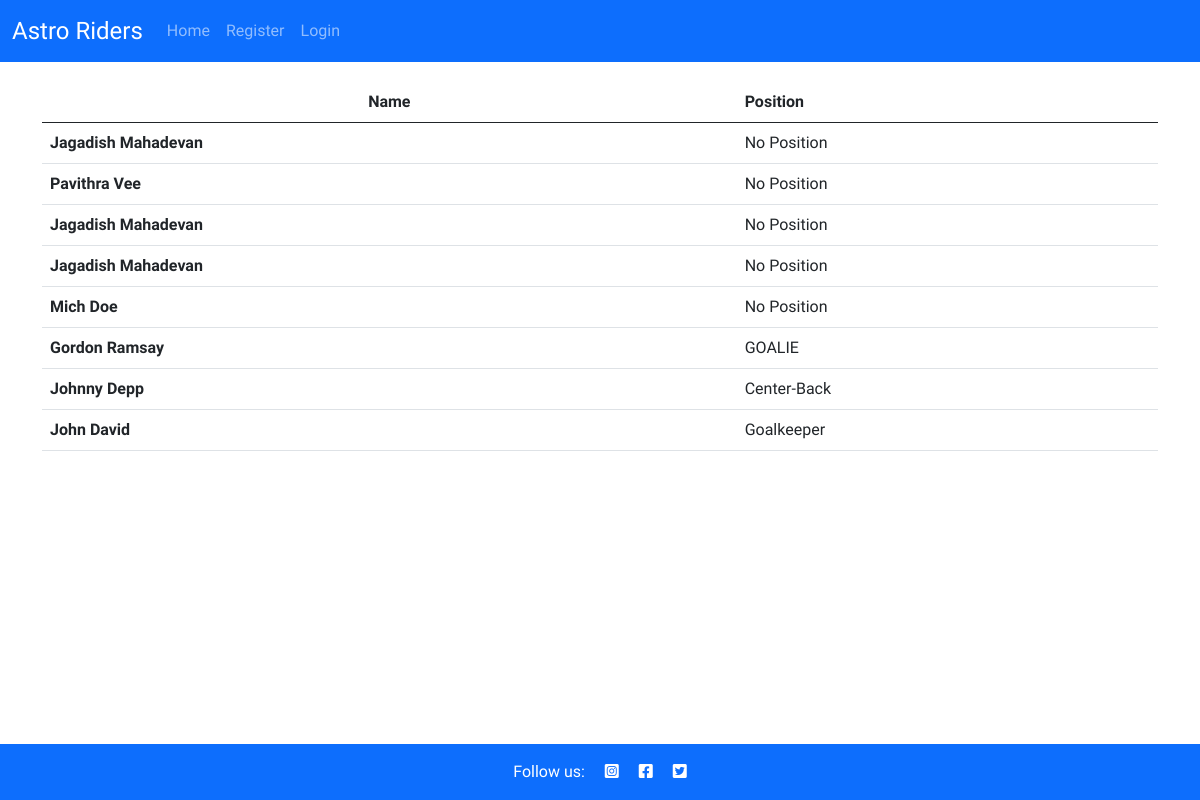
Page /member/ on the committed database.
### club/models.py (models this page shows, shortened)
class Member(models.Model):
    first_name = models.CharField(max_length=50, null=False, blank=False)
    last_name = models.CharField(max_length=50, null=False, blank=False)
    email = models.CharField(max_length=50, null=False, blank=False)
    phone_number = models.CharField(max_length=12)
    position = models.CharField(max_length=15, null=True, blank=True)
    user = models.OneToOneField(
        User, on_delete=models.CASCADE, primary_key=True
        )

### club/views.py (the view)
# urls.py: path('member/', get_member, name='member-page'),
def get_member(request):
    members = Member.objects.all()
    context = {
        'members': members
    }
    return render(request, 'member/member.html', context)

### club/templates/member/member.html
{% extends "base.html" %}
{% load static %}
{% block content %}
  <div class="event-schedule-area-two" style="margin-top: 20px;">
    <div class="container container-custom">
        <div class="row">
            <div class="col-lg-12">
                <div class="tab-content" id="myTabContent">
                    <div class="tab-pane fade active show" id="home" role="tabpanel">
                        <div class="table-responsive">
                            <table class="table">
                                <thead>
                                    <tr>
                                        <th class="text-center" scope="col">Name</th>
                                        <th scope="col">Position</th>
                                    </tr>
                                </thead>
                                <tbody>
                                    {% for member in members %}
                                    <tr class="inner-box">
                                        <th scope="row">
                                            <span>{{ member.first_name  }} {{ member.last_name }}</span>
                                        </th>
                                        <td>
                                            {% if member.position %}
                                                <span>{{ member.position }}</span>
                                            {% else %}
                                                <span>No Position</span>
                                            {% endif %}
                                        </td>
                                    </tr>
                                    {% endfor %}
                                </tbody>
                            </table>
                        </div>
                    </div>
            </div>
        </div>
        </div>
    </div>
  </div>
{%endblock%}

### static/css/style.css (style rules this page uses)
* { margin: 0; padding: 0; border: none; }
body { font-family: raleway, sans-serif; font-weight: 300; }

### rows in the picture
Member: first_name "Jagadish", last_name "Mahadevan", shows "No Position"
Member: first_name "Pavithra", last_name "Vee", shows "No Position"
Member: first_name "Jagadish", last_name "Mahadevan", shows "No Position"
Member: first_name "Jagadish", last_name "Mahadevan", shows "No Position"
Member: first_name "Mich", last_name "Doe", shows "No Position"
Member: first_name "Gordon", last_name "Ramsay", position "GOALIE"
Member: first_name "Johnny", last_name "Depp", position "Center-Back"
Member: first_name "John", last_name "David", position "Goalkeeper"
